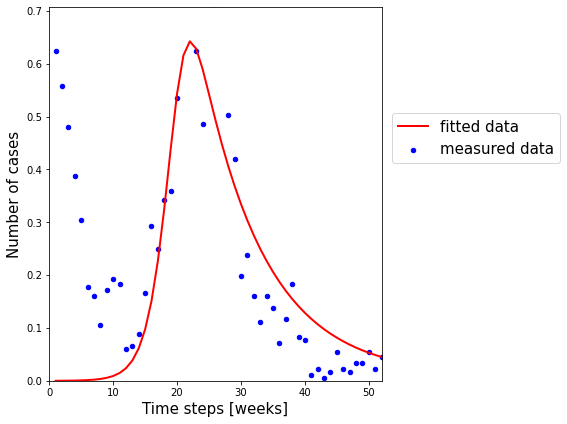

This figure's Python source:


import numpy as np
import matplotlib.pyplot as plt
from scipy.integrate import odeint
from lmfit import minimize, Parameters, Parameter, report_fit
from scipy.integrate import odeint
N1  = 863689. #Population of Quetzaltenango
N2 = 1.0E06 #Population of mosquitoes

def f(y, t, paras):
    """
    Your system of differential equations
    """
    x1 = y[0]                   #Sh
    x2 = y[1]                   #Ih
    x3 = y[2]                   #Rh
    x4 = y[3]                   #Sm
    x5 = y[4]                   #Im

    try:
        vh = paras['vh'].value
        vm = paras['vm'].value
        bhm = paras['bhm'].value
        gh = paras['gh'].value
        bmh = paras['bmh'].value
        uh = paras['uh'].value
        um = paras['um'].value
    except KeyError:
      vh, vm, bhm, gh, bmh, uh, um  = paras
    # the model equations
    f1 = vh - bhm * x1 * x5 - uh * x1 #dSh
    f2 = bhm * x1 * x5 - uh * x2 - gh * x2 #dIh
    f3 = -uh * x3 + gh * x2 #dRh
    f4 = vm - bmh * x2 * x4 - um * x4 #dSm
    f5 = bmh * x2 * x4 - um * x5 #dIm

    return [f1, f2, f3, f4, f5]

def g(t, x0, paras):
    """
    Solution to the ODE x'(t) = f(t,x,k) with initial condition x(0) = x0
    """
    x = odeint(f, x0, t, args=(paras,))
    return x


def residual(paras, t, data):

    """
    compute the residual between actual data and fitted data
    """

    x0 = paras['x10'].value, paras['x20'].value, paras['x30'].value, paras['x40'].value, paras['x50'].value
    model = g(t, x0, paras)

    # you only have data for one of your variables
    x2_model = model[:, 1]
    return (x2_model - data).ravel()


# initial conditions
x10 = (N1-3.0)/N1 #Sh(0)
x20 = 3.0/N1 #Ih(0)
x30 = 0.0/N1 #Rh(0)
x40 = N2-1.0 #Sm(0)
x50 = 1.0 #Im(0)
y0 = [x10, x20, x30, x40, x50]

# measured data
data = list(np.loadtxt("Quetzaltenango.txt"))
x2_measured = list(map(lambda x: x / 181.0, data))

t_measured = np.linspace(1, 52,len(x2_measured))
plt.figure(figsize=(8, 6))
plt.scatter(t_measured, x2_measured, marker='o', color='b', label='measured data', s=20)

# set parameters including bounds; you can also fix parameters (use vary=False)
params = Parameters()
params.add('x10', value=x10, vary=False)
params.add('x20', value=x20, vary=False)
params.add('x30', value=x30, vary=False)
params.add('x40', value=x40, vary=False)
params.add('x50', value=x50, vary=False)
params.add('vh', value=1.69E-06, min=1.0E-07, max=1.0E-03)#lo moví, muy sensible
params.add('vm', value=1.0E04, min=1.0E03, max=1.0E06)
params.add('vh', value=1.69E-06, min=1.0E-07, max=1.0E-03)
params.add('bhm', value=1.62E-04, min=1.0E-06, max=1.0E-02 )
params.add('gh', value=0.08, min=1E-03, max=1)
params.add('bmh', value=2.18E-02, min=1.0E-05, max=1.0E-02)
params.add('uh', value=4.3E-05*7 , vary=False)
params.add('um', value=0.01*7, vary=False)

# fit model
result = minimize(residual, params, args=(t_measured, x2_measured), method='leastsq')  # leastsq nelder
# check results of the fit
data_fitted = g(t_measured, y0, result.params)

# plot fitted data
plt.plot(t_measured, data_fitted[:, 1], '-', linewidth=2, color='red', label='fitted data')
plt.legend()
plt.xlim([0, max(t_measured)])
plt.ylim([0, 1.1 * max(data_fitted[:, 1])])
plt.xlabel("Time steps [weeks]",size=15)
plt.ylabel("Number of cases",size=15)
lgd = plt.legend(bbox_to_anchor=(1.01,0.65), loc="center left",fontsize=15)
plt.tight_layout()
plt.savefig("QuetzaltenangoChinkungunya.png", bbox_extra_artists=(lgd,), bbox_inches='tight')
# display fitted statistics
report_fit(result)
plt.show()
